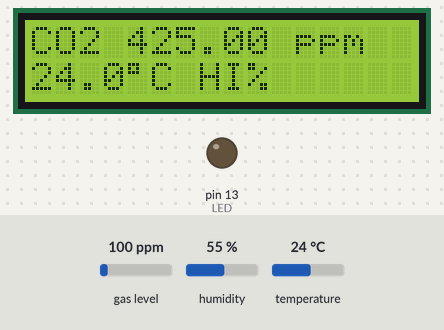
This sketch was run on a simulated Arduino Uno, built with avr-gcc and run on an emulated ATmega328P. On the bench: 16×2 character LCD, output pins drawn as LEDs (lit = HIGH). The inputs (shaded band) are chosen by the test bench; at power-on: humidity 55 %, gas level 100 ppm, temperature 24 °C. What the sketch prints to the serial monitor is not drawn.

Above: at 5.9 s.
6.0 s: humidity set to 22 %
At 7.0 s:
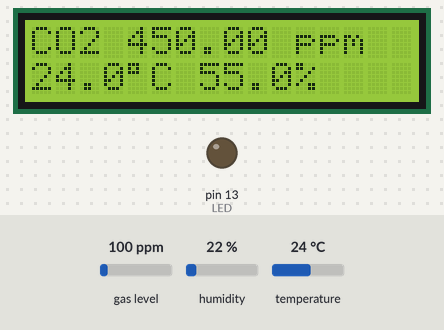
9.0 s: gas level set to 750 ppm
At 9.35 s:
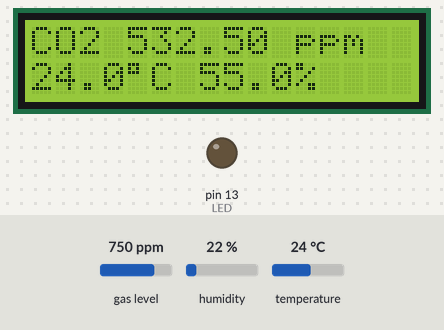
10.7 s: temperature set to 12 °C
At 11.23 s:
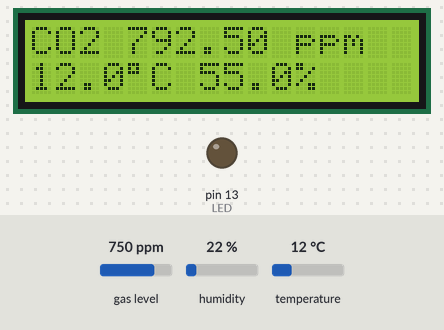
12.6 s: gas level set to 20 ppm
At 13.09 s:
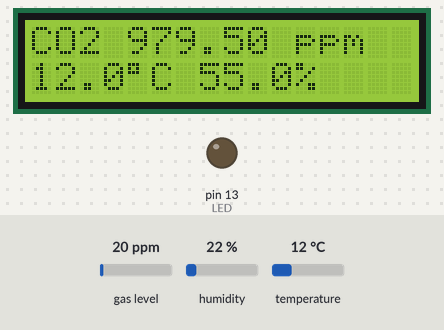
14.2 s: humidity set to 40 %
At 15.45 s:
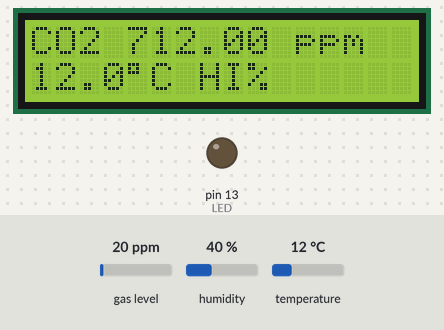
16.8 s: gas level set to 250 ppm
At 17.3 s:
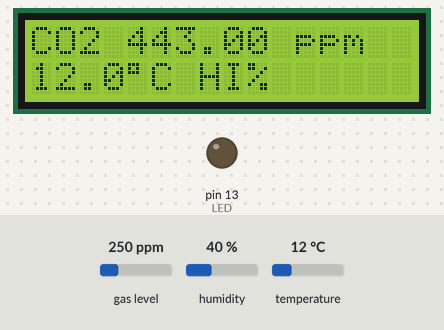

Measured:
- after the input at 6.0 s, the display: first differs from a run without the input after 0.89 s (image 1)
- after the input at 14.2 s, the display: first differs from a run without the input after 1.1 s (image 5)

The sketch:

MQ135_CO2_meter_1.3.ino
```cpp
/*
CO2 meter v1.3 - Исправленная версия с корректным синтаксисом
*/
#include <MQUnifiedsensor.h>
#include <DHT.h>
#include <Wire.h>
#include <LCD_1602_RUS.h>

#define VERSION 1.3
// Конфигурация MQ-135
#define placa "Arduino UNO"
#define Voltage_Resolution 5
#define pin A2
#define type "MQ-135"
#define ADC_Bit_Resolution 10
//#define RatioMQ135CleanAir 3.0  // Правильное соотношение для CO2
#define RatioMQ135CleanAir 3.6//RS / R0 = 3.6 ppm

// Конфигурация DHT
#define DHTPIN 5
#define DHT_HUMI_LAMBDA 2.5
#define DHTTYPE DHT11
#define DEBUG 1
#define LED 13
#define AVG_NUMBER 20           // Количество усреднений

DHT dht(DHTPIN, DHTTYPE);
MQUnifiedsensor MQ135(placa, Voltage_Resolution, ADC_Bit_Resolution, pin, type);
LCD_1602_RUS lcd(0x27, 16, 2);

uint8_t heart[8] = {0x0, 0xa, 0x1f, 0x1f, 0xe, 0x4, 0x0};

void setup() {
#if (DEBUG == 1)
  Serial.begin(9600);
#endif

  /*
    Exponential regression:
  GAS      | a      | b
  CO       | 605.18 | -3.937
  Alcohol  | 77.255 | -3.18
  CO2      | 110.47 | -2.862
  Toluen   | 44.947 | -3.445
  NH4      | 102.2  | -2.473
  Aceton   | 34.668 | -3.369
  */

  // Настройка MQ-135 для CO2
  MQ135.setRegressionMethod(1);
  MQ135.setA(110.47);
  MQ135.setB(-2.862); // Configure the equation to calculate CO2 concentration value

  MQ135.init();
  //If the RL value is different from 10K please assign your RL value with the following method:
  MQ135.setRL(10);

  // Калибровка
  Serial.print("Calibrating...");
  float calcR0 = 0;
  for (int i = 1; i <= 100; i++) {
    MQ135.update();
    calcR0 += MQ135.calibrate(RatioMQ135CleanAir);
    Serial.print(".");
    delay(10);
  }
  MQ135.setR0(calcR0 / 100);
  Serial.println(" done!");

  // Проверки ошибок
  if (isinf(calcR0)) {
    Serial.println("Error: Infinite value - check wiring!");
    while(1);
  }
  if (calcR0 == 0) {
    Serial.println("Error: Zero value - check sensor!");
    while(1);
  }

  // Инициализация устройств
  dht.begin();
  lcd.init();
  lcd.backlight();
  lcd.createChar(3, heart);

  lcd.setCursor(1, 0);
  lcd.print("CO2 meter ");
  lcd.write(3); lcd.write(3); lcd.write(3);
  lcd.setCursor(2, 1);
  lcd.print("version" );
  lcd.print(VERSION);
  delay(1000);
  lcd.clear();

  pinMode(LED, OUTPUT);
  testLcd();
}

void loop() {
  static float ppmBuffer[AVG_NUMBER];
  static byte bufferIndex = 0;

  // Чтение температуры и влажности
  float temperature = dht.readTemperature();
  float humidity = dht.readHumidity() * DHT_HUMI_LAMBDA;

  // Чтение и усреднение значений CO2
  MQ135.update();
  float currentPPM = MQ135.readSensor();
  ppmBuffer[bufferIndex] = currentPPM;
  bufferIndex = (bufferIndex + 1) % AVG_NUMBER;

  // Расчет среднего
  float avgPPM = 0;
  for (byte i = 0; i < AVG_NUMBER; i++) {
    avgPPM += ppmBuffer[i];
  }
  avgPPM /= AVG_NUMBER;
  avgPPM +=400;

  // Отладка
#if (DEBUG == 1)
  Serial.print("CO2: "); Serial.print(avgPPM);
  Serial.print("ppm\tTemp: "); Serial.print(temperature);
  Serial.print("C\tHumi: "); Serial.print(humidity); Serial.println("%");
#endif

  // Вывод на дисплей
  printLcd(avgPPM, temperature, humidity);
  delay(200);
}

void printLcd(float ppm, float temp, float humi) {
  lcd.setCursor(0, 0);
  lcd.print("CO2 ");
  lcd.print(ppm, 2);
  lcd.print(" ppm  ");

  lcd.setCursor(0, 1);
  lcd.print(temp, 1);
  lcd.print("\xDF""C ");
  lcd.print(humi >= 80 ? "HI" : String(humi, 1));
  lcd.print("%  ");
}

void testLcd() {
  lcd.home();
  for (uint8_t i = 0; i < 16; i++) {
    lcd.write(0xFF);
    delay(50);
  }
  lcd.setCursor(0, 1);
  for (uint8_t i = 0; i < 16; i++) {
    lcd.write(0xFF);
    delay(50);
  }
  delay(1000);
  lcd.clear();
}

void alarma() {
  static uint32_t tmr = 0;
  static bool flg = false;
  if (millis() - tmr >= 500) {
    tmr = millis();
    flg = !flg;
    lcd.setBacklight(flg);
    digitalWrite(LED, flg);
  }
}
```
